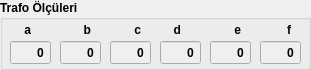
     <widget class="QGroupBox" name="groupBox_20">
      <property name="geometry">
       <rect>
        <x>1005</x>
        <y>0</y>
        <width>311</width>
        <height>70</height>
       </rect>
      </property>
      <property name="font">
       <font>
        <weight>75</weight>
        <bold>true</bold>
       </font>
      </property>
      <property name="title">
       <string>Trafo Ölçüleri</string>
      </property>
      <widget class="QDoubleSpinBox" name="doubleSpinBox_trafoolcu_a">
       <property name="enabled">
        <bool>false</bool>
       </property>
       <property name="geometry">
        <rect>
         <x>10</x>
         <y>40</y>
         <width>41</width>
         <height>25</height>
        </rect>
       </property>
       <property name="palette">
        <palette>
         <active>
          <colorrole role="Dark">
           <brush brushstyle="SolidPattern">
            <color alpha="255">
             <red>190</red>
             <green>190</green>
             <blue>190</blue>
            </color>
           </brush>
          </colorrole>
          <colorrole role="Text">
           <brush brushstyle="SolidPattern">
            <color alpha="255">
             <red>0</red>
             <green>0</green>
             <blue>0</blue>
            </color>
           </brush>
          </colorrole>
          <colorrole role="PlaceholderText">
           <brush brushstyle="SolidPattern">
            <color alpha="128">
             <red>0</red>
             <green>0</green>
             <blue>0</blue>
            </color>
           </brush>
          </colorrole>
         </active>
         <inactive>
          <colorrole role="Dark">
           <brush brushstyle="SolidPattern">
            <color alpha="255">
             <red>190</red>
             <green>190</green>
             <blue>190</blue>
            </color>
           </brush>
          </colorrole>
          <colorrole role="Text">
           <brush brushstyle="SolidPattern">
            <color alpha="255">
             <red>0</red>
             <green>0</green>
             <blue>0</blue>
            </color>
           </brush>
          </colorrole>
          <colorrole role="PlaceholderText">
           <brush brushstyle="SolidPattern">
            <color alpha="128">
             <red>0</red>
             <green>0</green>
             <blue>0</blue>
            </color>
           </brush>
          </colorrole>
         </inactive>
         <disabled>
          <colorrole role="Dark">
           <brush brushstyle="SolidPattern">
            <color alpha="255">
             <red>190</red>
             <green>190</green>
             <blue>190</blue>
            </color>
           </brush>
          </colorrole>
          <colorrole role="Text">
           <brush brushstyle="SolidPattern">
            <color alpha="255">
             <red>0</red>
             <green>0</green>
             <blue>0</blue>
            </color>
           </brush>
          </colorrole>
          <colorrole role="PlaceholderText">
           <brush brushstyle="SolidPattern">
            <color alpha="128">
             <red>0</red>
             <green>0</green>
             <blue>0</blue>
            </color>
           </brush>
          </colorrole>
         </disabled>
        </palette>
       </property>
       <property name="font">
        <font>
         <weight>75</weight>
         <bold>true</bold>
        </font>
       </property>
       <property name="layoutDirection">
        <enum>Qt::LeftToRight</enum>
       </property>
       <property name="autoFillBackground">
        <bool>false</bool>
       </property>
       <property name="alignment">
        <set>Qt::AlignRight|Qt::AlignTrailing|Qt::AlignVCenter</set>
       </property>
       <property name="buttonSymbols">
        <enum>QAbstractSpinBox::NoButtons</enum>
       </property>
       <property name="decimals">
        <number>0</number>
       </property>
       <property name="maximum">
        <double>999.000000000000000</double>
       </property>
      </widget>
      <widget class="QLabel" name="label_147">
       <property name="geometry">
        <rect>
         <x>10</x>
         <y>20</y>
         <width>21</width>
         <height>20</height>
        </rect>
       </property>
       <property name="text">
        <string>a</string>
       </property>
       <property name="alignment">
        <set>Qt::AlignRight|Qt::AlignTrailing|Qt::AlignVCenter</set>
       </property>
      </widget>
      <widget class="QDoubleSpinBox" name="doubleSpinBox_trafoolcu_b">
       <property name="enabled">
        <bool>false</bool>
       </property>
       <property name="geometry">
        <rect>
         <x>60</x>
         <y>40</y>
         <width>41</width>
         <height>25</height>
        </rect>
       </property>
       <property name="palette">
        <palette>
         <active>
          <colorrole role="Dark">
           <brush brushstyle="SolidPattern">
            <color alpha="255">
             <red>190</red>
             <green>190</green>
             <blue>190</blue>
            </color>
           </brush>
          </colorrole>
          <colorrole role="Text">
           <brush brushstyle="SolidPattern">
            <color alpha="255">
             <red>0</red>
             <green>0</green>
             <blue>0</blue>
            </color>
           </brush>
          </colorrole>
          <colorrole role="PlaceholderText">
           <brush brushstyle="SolidPattern">
            <color alpha="128">
             <red>0</red>
             <green>0</green>
             <blue>0</blue>
            </color>
           </brush>
          </colorrole>
         </active>
         <inactive>
          <colorrole role="Dark">
           <brush brushstyle="SolidPattern">
            <color alpha="255">
             <red>190</red>
             <green>190</green>
             <blue>190</blue>
            </color>
           </brush>
          </colorrole>
          <colorrole role="Text">
           <brush brushstyle="SolidPattern">
            <color alpha="255">
             <red>0</red>
             <green>0</green>
             <blue>0</blue>
            </color>
           </brush>
          </colorrole>
          <colorrole role="PlaceholderText">
           <brush brushstyle="SolidPattern">
            <color alpha="128">
             <red>0</red>
             <green>0</green>
             <blue>0</blue>
            </color>
           </brush>
          </colorrole>
         </inactive>
         <disabled>
          <colorrole role="Dark">
           <brush brushstyle="SolidPattern">
            <color alpha="255">
             <red>190</red>
             <green>190</green>
             <blue>190</blue>
            </color>
           </brush>
          </colorrole>
          <colorrole role="Text">
           <brush brushstyle="SolidPattern">
            <color alpha="255">
             <red>0</red>
             <green>0</green>
             <blue>0</blue>
            </color>
           </brush>
          </colorrole>
          <colorrole role="PlaceholderText">
           <brush brushstyle="SolidPattern">
            <color alpha="128">
             <red>0</red>
             <green>0</green>
             <blue>0</blue>
            </color>
           </brush>
          </colorrole>
         </disabled>
        </palette>
       </property>
       <property name="font">
        <font>
         <weight>75</weight>
         <bold>true</bold>
        </font>
       </property>
       <property name="layoutDirection">
        <enum>Qt::LeftToRight</enum>
       </property>
       <property name="autoFillBackground">
        <bool>false</bool>
       </property>
       <property name="alignment">
        <set>Qt::AlignRight|Qt::AlignTrailing|Qt::AlignVCenter</set>
       </property>
       <property name="buttonSymbols">
        <enum>QAbstractSpinBox::NoButtons</enum>
       </property>
       <property name="decimals">
        <number>0</number>
       </property>
       <property name="maximum">
        <double>999.000000000000000</double>
       </property>
      </widget>
      <widget class="QLabel" name="label_148">
       <property name="geometry">
        <rect>
         <x>70</x>
         <y>20</y>
         <width>21</width>
         <height>20</height>
        </rect>
       </property>
       <property name="text">
        <string>b</string>
       </property>
       <property name="alignment">
        <set>Qt::AlignRight|Qt::AlignTrailing|Qt::AlignVCenter</set>
       </property>
      </widget>
      <widget class="QDoubleSpinBox" name="doubleSpinBox_trafoolcu_c">
       <property name="enabled">
        <bool>false</bool>
       </property>
       <property name="geometry">
        <rect>
         <x>110</x>
         <y>40</y>
         <width>41</width>
         <height>25</height>
        </rect>
       </property>
       <property name="palette">
        <palette>
         <active>
          <colorrole role="Dark">
           <brush brushstyle="SolidPattern">
            <color alpha="255">
             <red>190</red>
             <green>190</green>
             <blue>190</blue>
            </color>
           </brush>
          </colorrole>
          <colorrole role="Text">
           <brush brushstyle="SolidPattern">
            <color alpha="255">
             <red>0</red>
             <green>0</green>
             <blue>0</blue>
            </color>
           </brush>
          </colorrole>
          <colorrole role="PlaceholderText">
           <brush brushstyle="SolidPattern">
            <color alpha="128">
             <red>0</red>
             <green>0</green>
             <blue>0</blue>
            </color>
           </brush>
          </colorrole>
         </active>
         <inactive>
          <colorrole role="Dark">
           <brush brushstyle="SolidPattern">
            <color alpha="255">
             <red>190</red>
             <green>190</green>
             <blue>190</blue>
            </color>
           </brush>
          </colorrole>
          <colorrole role="Text">
           <brush brushstyle="SolidPattern">
            <color alpha="255">
             <red>0</red>
             <green>0</green>
             <blue>0</blue>
            </color>
           </brush>
          </colorrole>
          <colorrole role="PlaceholderText">
           <brush brushstyle="SolidPattern">
            <color alpha="128">
             <red>0</red>
             <green>0</green>
             <blue>0</blue>
            </color>
           </brush>
          </colorrole>
         </inactive>
         <disabled>
          <colorrole role="Dark">
           <brush brushstyle="SolidPattern">
            <color alpha="255">
             <red>190</red>
             <green>190</green>
             <blue>190</blue>
            </color>
           </brush>
          </colorrole>
          <colorrole role="Text">
           <brush brushstyle="SolidPattern">
            <color alpha="255">
             <red>0</red>
             <green>0</green>
             <blue>0</blue>
            </color>
           </brush>
          </colorrole>
          <colorrole role="PlaceholderText">
           <brush brushstyle="SolidPattern">
            <color alpha="128">
             <red>0</red>
             <green>0</green>
             <blue>0</blue>
            </color>
           </brush>
          </colorrole>
         </disabled>
        </palette>
       </property>
       <property name="font">
        <font>
         <weight>75</weight>
         <bold>true</bold>
        </font>
       </property>
       <property name="layoutDirection">
        <enum>Qt::LeftToRight</enum>
       </property>
       <property name="autoFillBackground">
        <bool>false</bool>
       </property>
       <property name="alignment">
        <set>Qt::AlignRight|Qt::AlignTrailing|Qt::AlignVCenter</set>
       </property>
       <property name="buttonSymbols">
        <enum>QAbstractSpinBox::NoButtons</enum>
       </property>
       <property name="decimals">
        <number>0</number>
       </property>
       <property name="maximum">
        <double>999.000000000000000</double>
       </property>
      </widget>
      <widget class="QLabel" name="label_149">
       <property name="geometry">
        <rect>
         <x>120</x>
         <y>20</y>
         <width>21</width>
         <height>20</height>
        </rect>
       </property>
       <property name="text">
        <string>c</string>
       </property>
       <property name="alignment">
        <set>Qt::AlignRight|Qt::AlignTrailing|Qt::AlignVCenter</set>
       </property>
      </widget>
      <widget class="QLabel" name="label_150">
       <property name="geometry">
        <rect>
         <x>270</x>
         <y>20</y>
         <width>21</width>
         <height>20</height>
        </rect>
       </property>
       <property name="text">
        <string>f</string>
       </property>
       <property name="alignment">
        <set>Qt::AlignRight|Qt::AlignTrailing|Qt::AlignVCenter</set>
       </property>
      </widget>
      <widget class="QDoubleSpinBox" name="doubleSpinBox_trafoolcu_e">
       <property name="enabled">
        <bool>false</bool>
       </property>
       <property name="geometry">
        <rect>
         <x>210</x>
         <y>40</y>
         <width>41</width>
         <height>25</height>
        </rect>
       </property>
       <property name="palette">
        <palette>
         <active>
          <colorrole role="Dark">
           <brush brushstyle="SolidPattern">
            <color alpha="255">
             <red>190</red>
             <green>190</green>
             <blue>190</blue>
            </color>
           </brush>
          </colorrole>
          <colorrole role="Text">
           <brush brushstyle="SolidPattern">
            <color alpha="255">
             <red>0</red>
             <green>0</green>
             <blue>0</blue>
            </color>
           </brush>
          </colorrole>
          <colorrole role="PlaceholderText">
           <brush brushstyle="SolidPattern">
            <color alpha="128">
             <red>0</red>
             <green>0</green>
             <blue>0</blue>
            </color>
           </brush>
          </colorrole>
         </active>
         <inactive>
          <colorrole role="Dark">
           <brush brushstyle="SolidPattern">
            <color alpha="255">
             <red>190</red>
             <green>190</green>
             <blue>190</blue>
            </color>
           </brush>
          </colorrole>
          <colorrole role="Text">
           <brush brushstyle="SolidPattern">
            <color alpha="255">
             <red>0</red>
             <green>0</green>
             <blue>0</blue>
            </color>
           </brush>
          </colorrole>
          <colorrole role="PlaceholderText">
           <brush brushstyle="SolidPattern">
            <color alpha="128">
             <red>0</red>
             <green>0</green>
             <blue>0</blue>
            </color>
           </brush>
          </colorrole>
         </inactive>
         <disabled>
          <colorrole role="Dark">
           <brush brushstyle="SolidPattern">
            <color alpha="255">
             <red>190</red>
             <green>190</green>
             <blue>190</blue>
            </color>
           </brush>
          </colorrole>
          <colorrole role="Text">
           <brush brushstyle="SolidPattern">
            <color alpha="255">
             <red>0</red>
             <green>0</green>
             <blue>0</blue>
            </color>
           </brush>
          </colorrole>
          <colorrole role="PlaceholderText">
           <brush brushstyle="SolidPattern">
            <color alpha="128">
             <red>0</red>
             <green>0</green>
             <blue>0</blue>
            </color>
           </brush>
          </colorrole>
         </disabled>
        </palette>
       </property>
       <property name="font">
        <font>
         <weight>75</weight>
         <bold>true</bold>
        </font>
       </property>
       <property name="layoutDirection">
        <enum>Qt::LeftToRight</enum>
       </property>
       <property name="autoFillBackground">
        <bool>false</bool>
       </property>
       <property name="alignment">
        <set>Qt::AlignRight|Qt::AlignTrailing|Qt::AlignVCenter</set>
       </property>
       <property name="buttonSymbols">
        <enum>QAbstractSpinBox::NoButtons</enum>
       </property>
       <property name="decimals">
        <number>0</number>
       </property>
       <property name="maximum">
        <double>999.000000000000000</double>
       </property>
      </widget>
      <widget class="QLabel" name="label_151">
       <property name="geometry">
        <rect>
         <x>220</x>
         <y>20</y>
         <width>21</width>
         <height>20</height>
        </rect>
       </property>
       <property name="text">
        <string>e</string>
       </property>
       <property name="alignment">
        <set>Qt::AlignRight|Qt::AlignTrailing|Qt::AlignVCenter</set>
       </property>
      </widget>
      <widget class="QDoubleSpinBox" name="doubleSpinBox_trafoolcu_d">
       <property name="enabled">
        <bool>false</bool>
       </property>
       <property name="geometry">
        <rect>
         <x>160</x>
         <y>40</y>
         <width>41</width>
         <height>25</height>
        </rect>
       </property>
       <property name="palette">
        <palette>
         <active>
          <colorrole role="Dark">
           <brush brushstyle="SolidPattern">
            <color alpha="255">
             <red>190</red>
             <green>190</green>
             <blue>190</blue>
            </color>
           </brush>
          </colorrole>
          <colorrole role="Text">
           <brush brushstyle="SolidPattern">
            <color alpha="255">
             <red>0</red>
             <green>0</green>
             <blue>0</blue>
            </color>
           </brush>
          </colorrole>
          <colorrole role="PlaceholderText">
           <brush brushstyle="SolidPattern">
            <color alpha="128">
             <red>0</red>
             <green>0</green>
             <blue>0</blue>
            </color>
           </brush>
          </colorrole>
         </active>
         <inactive>
          <colorrole role="Dark">
           <brush brushstyle="SolidPattern">
            <color alpha="255">
             <red>190</red>
             <green>190</green>
             <blue>190</blue>
            </color>
           </brush>
          </colorrole>
          <colorrole role="Text">
           <brush brushstyle="SolidPattern">
            <color alpha="255">
             <red>0</red>
             <green>0</green>
             <blue>0</blue>
            </color>
           </brush>
          </colorrole>
          <colorrole role="PlaceholderText">
           <brush brushstyle="SolidPattern">
            <color alpha="128">
             <red>0</red>
             <green>0</green>
             <blue>0</blue>
            </color>
           </brush>
          </colorrole>
         </inactive>
         <disabled>
          <colorrole role="Dark">
           <brush brushstyle="SolidPattern">
            <color alpha="255">
             <red>190</red>
             <green>190</green>
             <blue>190</blue>
            </color>
           </brush>
          </colorrole>
          <colorrole role="Text">
           <brush brushstyle="SolidPattern">
            <color alpha="255">
             <red>0</red>
             <green>0</green>
             <blue>0</blue>
            </color>
           </brush>
          </colorrole>
          <colorrole role="PlaceholderText">
           <brush brushstyle="SolidPattern">
            <color alpha="128">
             <red>0</red>
             <green>0</green>
             <blue>0</blue>
            </color>
           </brush>
          </colorrole>
         </disabled>
        </palette>
       </property>
       <property name="font">
        <font>
         <weight>75</weight>
         <bold>true</bold>
        </font>
       </property>
       <property name="layoutDirection">
        <enum>Qt::LeftToRight</enum>
       </property>
       <property name="autoFillBackground">
        <bool>false</bool>
       </property>
       <property name="alignment">
        <set>Qt::AlignRight|Qt::AlignTrailing|Qt::AlignVCenter</set>
       </property>
       <property name="buttonSymbols">
        <enum>QAbstractSpinBox::NoButtons</enum>
       </property>
       <property name="decimals">
        <number>0</number>
       </property>
       <property name="maximum">
        <double>999.000000000000000</double>
       </property>
      </widget>
      <widget class="QLabel" name="label_152">
       <property name="geometry">
        <rect>
         <x>160</x>
         <y>20</y>
         <width>21</width>
         <height>20</height>
        </rect>
       </property>
       <property name="text">
        <string>d</string>
       </property>
       <property name="alignment">
        <set>Qt::AlignRight|Qt::AlignTrailing|Qt::AlignVCenter</set>
       </property>
      </widget>
      <widget class="QDoubleSpinBox" name="doubleSpinBox_trafoolcu_f">
       <property name="enabled">
        <bool>false</bool>
       </property>
       <property name="geometry">
        <rect>
         <x>260</x>
         <y>40</y>
         <width>41</width>
         <height>25</height>
        </rect>
       </property>
       <property name="palette">
        <palette>
         <active>
          <colorrole role="Dark">
           <brush brushstyle="SolidPattern">
            <color alpha="255">
             <red>190</red>
             <green>190</green>
             <blue>190</blue>
            </color>
           </brush>
          </colorrole>
          <colorrole role="Text">
           <brush brushstyle="SolidPattern">
            <color alpha="255">
             <red>0</red>
             <green>0</green>
             <blue>0</blue>
            </color>
           </brush>
          </colorrole>
          <colorrole role="PlaceholderText">
           <brush brushstyle="SolidPattern">
            <color alpha="128">
             <red>0</red>
             <green>0</green>
             <blue>0</blue>
            </color>
           </brush>
          </colorrole>
         </active>
         <inactive>
          <colorrole role="Dark">
           <brush brushstyle="SolidPattern">
            <color alpha="255">
             <red>190</red>
             <green>190</green>
             <blue>190</blue>
            </color>
           </brush>
          </colorrole>
          <colorrole role="Text">
           <brush brushstyle="SolidPattern">
            <color alpha="255">
             <red>0</red>
             <green>0</green>
             <blue>0</blue>
            </color>
           </brush>
          </colorrole>
          <colorrole role="PlaceholderText">
           <brush brushstyle="SolidPattern">
            <color alpha="128">
             <red>0</red>
             <green>0</green>
             <blue>0</blue>
            </color>
           </brush>
          </colorrole>
         </inactive>
         <disabled>
          <colorrole role="Dark">
           <brush brushstyle="SolidPattern">
            <color alpha="255">
             <red>190</red>
             <green>190</green>
             <blue>190</blue>
            </color>
           </brush>
          </colorrole>
          <colorrole role="Text">
           <brush brushstyle="SolidPattern">
            <color alpha="255">
             <red>0</red>
             <green>0</green>
             <blue>0</blue>
            </color>
           </brush>
          </colorrole>
          <colorrole role="PlaceholderText">
           <brush brushstyle="SolidPattern">
            <color alpha="128">
             <red>0</red>
             <green>0</green>
             <blue>0</blue>
            </color>
           </brush>
          </colorrole>
         </disabled>
        </palette>
       </property>
       <property name="font">
        <font>
         <weight>75</weight>
         <bold>true</bold>
        </font>
       </property>
       <property name="layoutDirection">
        <enum>Qt::LeftToRight</enum>
       </property>
       <property name="autoFillBackground">
        <bool>false</bool>
       </property>
       <property name="alignment">
        <set>Qt::AlignRight|Qt::AlignTrailing|Qt::AlignVCenter</set>
       </property>
       <property name="buttonSymbols">
        <enum>QAbstractSpinBox::NoButtons</enum>
       </property>
       <property name="decimals">
        <number>0</number>
       </property>
       <property name="maximum">
        <double>999.000000000000000</double>
       </property>
      </widget>
     </widget>
